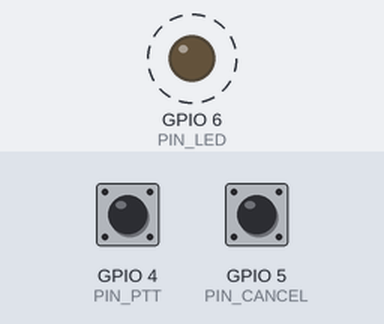
Simulated run of this sketch. Board: ESP32-S3. Parts: output pins drawn as LEDs (lit = HIGH). Dashed ring = blinking. Inputs (shaded band) come from the test bench; at power-on: GPIO 4 (PIN_PTT) HIGH, GPIO 5 (PIN_CANCEL) HIGH. What the sketch prints to the serial monitor is not drawn.

Above: at 1.2 s.
1.3 s: GPIO 4 (PIN_PTT) pulled LOW for 0.15 s
4.4 s: GPIO 5 (PIN_CANCEL) pulled LOW for 0.15 s
Timing chart, 0 to 13.5 s (numbered marks = the images above; inputs shaded):
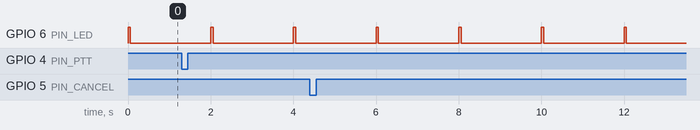

The sketch:

claude_voice_terminal.ino
```cpp
#ifndef VOICE_OLED
#define VOICE_OLED 0
#endif

#include "device.h"

#if VOICE_OLED
#include <Adafruit_GFX.h>
#include <Adafruit_SSD1306.h>
#include <Wire.h>
#endif

using namespace voiceterm;

const uint8_t PIN_PTT = 4;
const uint8_t PIN_CANCEL = 5;
const uint8_t PIN_LED = 6;
const uint8_t PIN_SDA = 8;
const uint8_t PIN_SCL = 9;
const long SERIAL_BAUD = 115200;

#if VOICE_OLED
const uint8_t OLED_ADDRESS = 0x3C;
const uint8_t OLED_WIDTH = 128;
const uint8_t OLED_HEIGHT = 64;
Adafruit_SSD1306 oled(OLED_WIDTH, OLED_HEIGHT, &Wire, -1);
bool hasOled = false;
#endif

Debounce ptt;
Debounce cancelButton;
LineReader reader;
HostState lastHostState = HOST_UNKNOWN;
uint32_t lastHostMs = 0;
HostState drawnState = HOST_IDLE;

void sendLine(const char* line) {
  Serial.print(line);
  Serial.print('\n');
}

void pollPtt(uint32_t nowMs) {
  DebounceStep s = debounce(ptt, digitalRead(PIN_PTT) == LOW, nowMs);
  ptt = s.next;
  if (s.event == EVENT_DOWN) sendLine(LINE_PTT_DOWN);
  if (s.event == EVENT_UP) sendLine(LINE_PTT_UP);
}

void pollCancel(uint32_t nowMs) {
  DebounceStep s = debounce(cancelButton, digitalRead(PIN_CANCEL) == LOW, nowMs);
  cancelButton = s.next;
  if (s.event == EVENT_DOWN) sendLine(LINE_CANCEL);
}

void readHost(uint32_t nowMs) {
  while (Serial.available() > 0) {
    FeedStep s = feed(reader, (char)Serial.read());
    reader = s.next;
    if (s.result != FEED_LINE) continue;
    HostState parsed = parseStateLine(reader.buf);
    if (parsed == HOST_UNKNOWN) continue;
    lastHostState = parsed;
    lastHostMs = nowMs;
  }
}

#if VOICE_OLED
void setupOled() {
  Wire.begin(PIN_SDA, PIN_SCL);
  hasOled = oled.begin(SSD1306_SWITCHCAPVCC, OLED_ADDRESS);
}

void drawOled(HostState s) {
  if (!hasOled || s == drawnState) return;
  drawnState = s;
  oled.clearDisplay();
  oled.setTextColor(SSD1306_WHITE);
  oled.setTextSize(1);
  oled.setCursor(0, 0);
  oled.print("Claude Voice");
  oled.setTextSize(2);
  oled.setCursor(0, 28);
  oled.print(stateLabel(s));
  oled.display();
}
#else
void setupOled() {}
void drawOled(HostState s) { drawnState = s; }
#endif

void setup() {
  pinMode(PIN_PTT, INPUT_PULLUP);
  pinMode(PIN_CANCEL, INPUT_PULLUP);
  pinMode(PIN_LED, OUTPUT);
  digitalWrite(PIN_LED, LOW);
  Serial.begin(SERIAL_BAUD);
  setupOled();
  uint32_t nowMs = millis();
  ptt = releasedButton(nowMs);
  cancelButton = releasedButton(nowMs);
  reader = emptyReader();
  drawnState = HOST_IDLE;
  sendLine(LINE_READY);
}

void loop() {
  uint32_t nowMs = millis();
  pollPtt(nowMs);
  pollCancel(nowMs);
  readHost(nowMs);
  HostState shown = shownState(lastHostState, lastHostMs, nowMs);
  digitalWrite(PIN_LED, ledOn(shown, nowMs) ? HIGH : LOW);
  drawOled(shown);
  delay(1);
}
```

device.h
```cpp
#pragma once

#include <stdint.h>
#include <string.h>

namespace voiceterm {

const uint32_t DEBOUNCE_MS = 25;
const uint32_t HOST_TIMEOUT_MS = 3000;
const uint8_t MAX_LINE_CHARS = 24;
const uint32_t FAST_BLINK_MS = 125;
const uint32_t SLOW_BLINK_MS = 500;
const uint32_t ERROR_PERIOD_MS = 1000;
const uint32_t FLASH_MS = 100;
const uint32_t NO_HOST_PERIOD_MS = 2000;
const uint32_t NO_HOST_BLIP_MS = 60;

const char LINE_PTT_DOWN[] = "BTN:PTT_DOWN";
const char LINE_PTT_UP[] = "BTN:PTT_UP";
const char LINE_CANCEL[] = "BTN:CANCEL";
const char LINE_READY[] = "DEV:READY";

enum ButtonEvent : uint8_t { EVENT_NONE, EVENT_DOWN, EVENT_UP };

enum HostState : int8_t { HOST_UNKNOWN = -1, HOST_IDLE, HOST_LISTENING, HOST_PROCESSING, HOST_SPEAKING, HOST_ERROR };

const uint8_t HOST_STATE_COUNT = 5;

const char* const STATE_LINES[HOST_STATE_COUNT] = {
  "STATE:IDLE", "STATE:LISTENING", "STATE:PROCESSING", "STATE:SPEAKING", "STATE:ERROR"
};

const char* const STATE_LABELS[HOST_STATE_COUNT] = { "READY", "LISTENING", "THINKING", "SPEAKING", "ERROR" };

struct Debounce {
  bool stable;
  bool raw;
  uint32_t changedAtMs;
};

struct DebounceStep {
  Debounce next;
  ButtonEvent event;
};

inline Debounce releasedButton(uint32_t nowMs) { return Debounce{false, false, nowMs}; }

inline DebounceStep debounce(const Debounce& d, bool rawDown, uint32_t nowMs) {
  if (rawDown != d.raw) return DebounceStep{Debounce{d.stable, rawDown, nowMs}, EVENT_NONE};
  if (rawDown == d.stable || nowMs - d.changedAtMs < DEBOUNCE_MS) return DebounceStep{d, EVENT_NONE};
  return DebounceStep{Debounce{rawDown, rawDown, d.changedAtMs}, rawDown ? EVENT_DOWN : EVENT_UP};
}

struct LineReader {
  char buf[MAX_LINE_CHARS + 1];
  uint8_t len;
  bool rejected;
  bool done;
};

enum FeedResult : uint8_t { FEED_PENDING, FEED_LINE, FEED_REJECTED };

struct FeedStep {
  LineReader next;
  FeedResult result;
};

inline LineReader emptyReader() {
  LineReader r;
  memset(&r, 0, sizeof(r));
  return r;
}

inline bool isPrintable(char c) { return c >= 0x20 && c <= 0x7e; }

inline FeedStep endLine(const LineReader& r) {
  if (r.rejected || r.len == 0) return FeedStep{emptyReader(), r.rejected ? FEED_REJECTED : FEED_PENDING};
  LineReader next = r;
  next.buf[next.len] = '\0';
  next.done = true;
  return FeedStep{next, FEED_LINE};
}

inline FeedStep feed(const LineReader& current, char c) {
  LineReader r = current.done ? emptyReader() : current;
  if (c == '\r') return FeedStep{r, FEED_PENDING};
  if (c == '\n') return endLine(r);
  if (r.rejected) return FeedStep{r, FEED_PENDING};
  if (!isPrintable(c) || r.len >= MAX_LINE_CHARS) {
    r.rejected = true;
    return FeedStep{r, FEED_PENDING};
  }
  r.buf[r.len++] = c;
  return FeedStep{r, FEED_PENDING};
}

inline HostState parseStateLine(const char* line) {
  for (uint8_t i = 0; i < HOST_STATE_COUNT; ++i) {
    if (strcmp(line, STATE_LINES[i]) == 0) return (HostState)i;
  }
  return HOST_UNKNOWN;
}

inline HostState shownState(HostState last, uint32_t lastAtMs, uint32_t nowMs) {
  return nowMs - lastAtMs > HOST_TIMEOUT_MS ? HOST_UNKNOWN : last;
}

inline bool isBlinkOn(uint32_t nowMs, uint32_t halfPeriodMs) { return (nowMs / halfPeriodMs) % 2 == 0; }

inline bool isErrorFlashOn(uint32_t nowMs) {
  uint32_t phase = nowMs % ERROR_PERIOD_MS;
  return phase < FLASH_MS || (phase >= 2 * FLASH_MS && phase < 3 * FLASH_MS);
}

inline bool ledOn(HostState s, uint32_t nowMs) {
  switch (s) {
    case HOST_IDLE: return false;
    case HOST_LISTENING: return true;
    case HOST_PROCESSING: return isBlinkOn(nowMs, FAST_BLINK_MS);
    case HOST_SPEAKING: return isBlinkOn(nowMs, SLOW_BLINK_MS);
    case HOST_ERROR: return isErrorFlashOn(nowMs);
    default: return nowMs % NO_HOST_PERIOD_MS < NO_HOST_BLIP_MS;
  }
}

inline const char* stateLabel(HostState s) { return s == HOST_UNKNOWN ? "NO HOST" : STATE_LABELS[s]; }

}
```

Measured:
- by itself, GPIO 6 (PIN_LED): alternates HIGH for 0.06 s and LOW for 1.9 s
